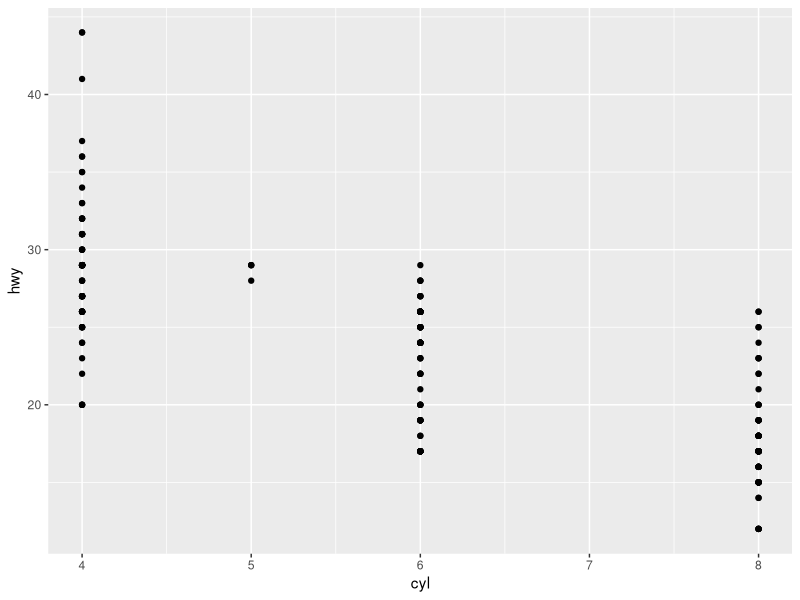
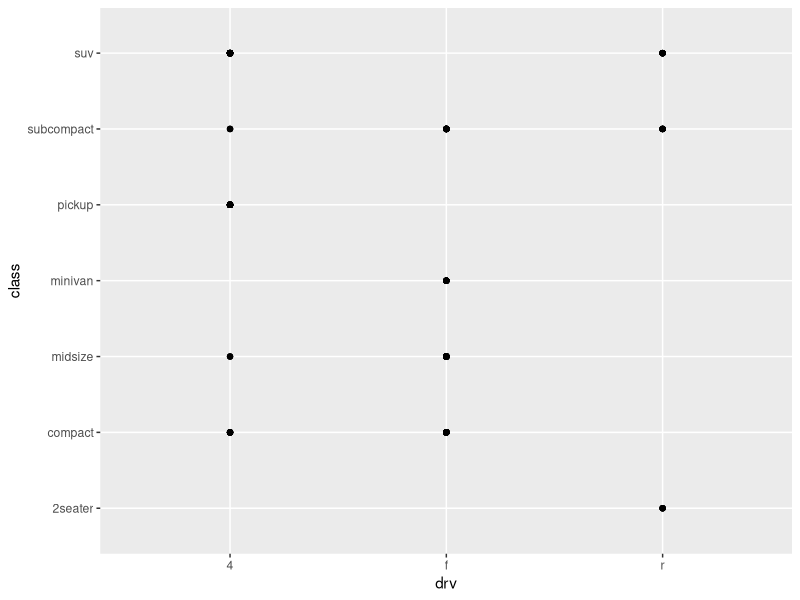
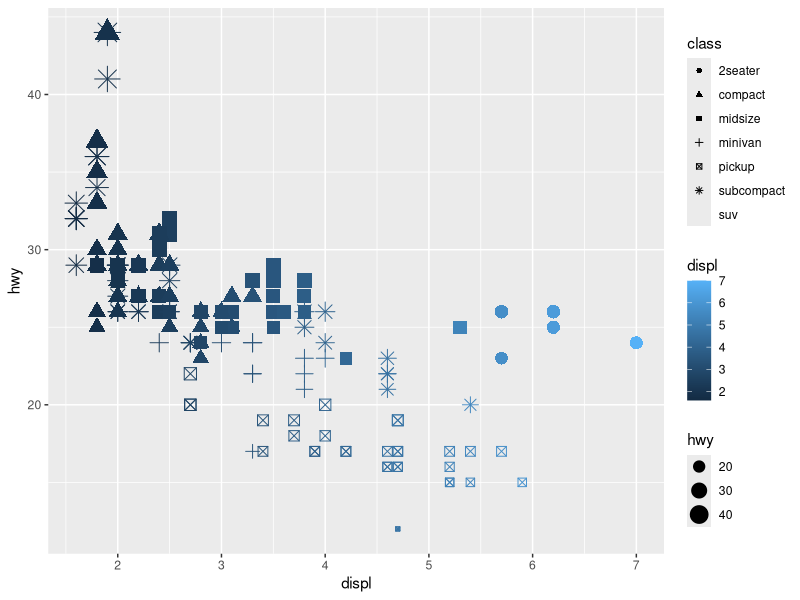
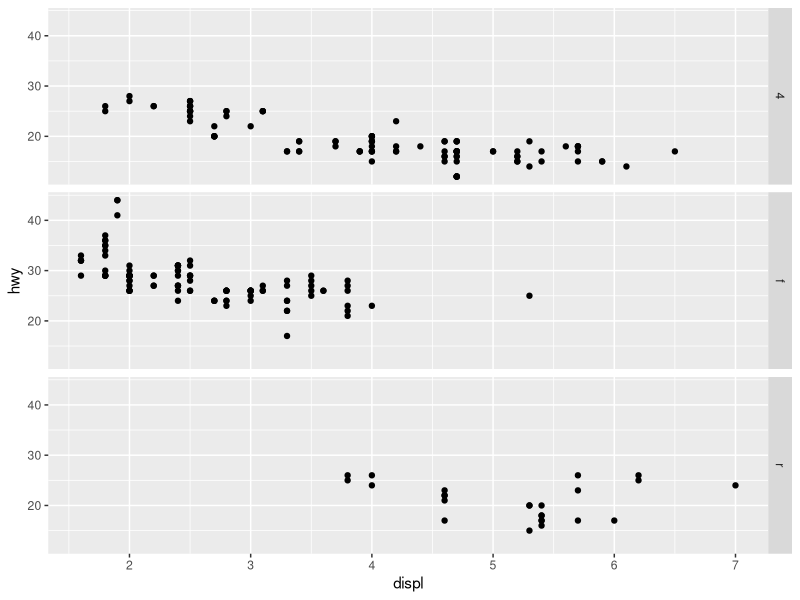
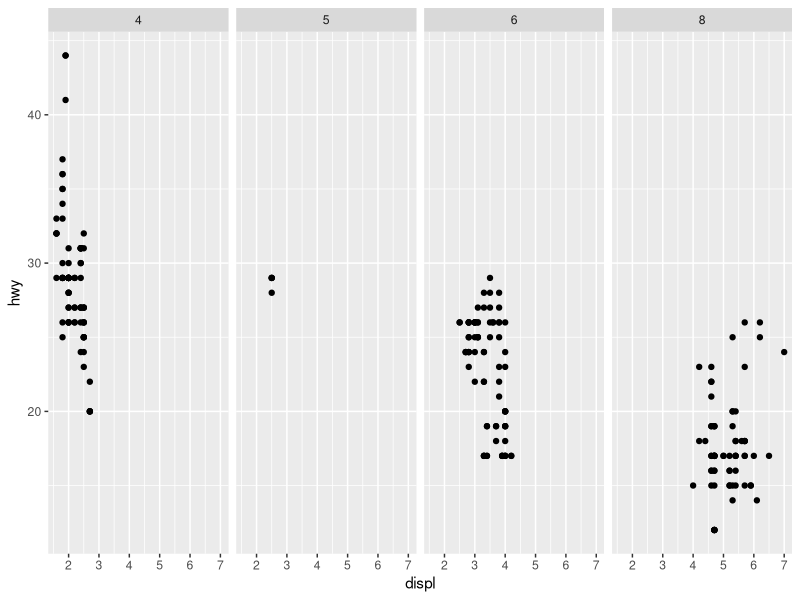

Recreate these plots in R, in order.
## ---- chunk 1
knitr::opts_chunk$set(echo = TRUE)
library(ggplot2)
## ---- chunk 2
 ggplot(data=mpg) + geom_point(mapping = aes(x=cyl, y=hwy))
## ---- chunk 3
 ggplot(data=mpg) + geom_point(mapping = aes(x=drv, y=class))
## ---- chunk 4
ggplot(data=mpg) + geom_point(mapping = aes(x=displ, y=hwy, color= displ, size=hwy, shape=class))
## ---- chunk 5
ggplot(data = mpg) + 
  geom_point(mapping = aes(x = displ, y = hwy)) +
  facet_grid(drv ~ .)
## ---- chunk 6
ggplot(data = mpg) + 
  geom_point(mapping = aes(x = displ, y = hwy)) +
  facet_grid(. ~ cyl)
